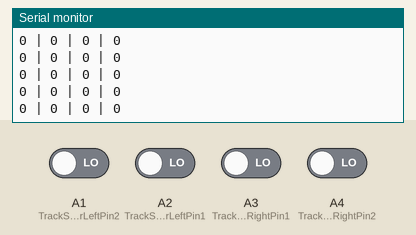
A sketch run on a simulated Arduino Uno, built with avr-gcc and run on an emulated ATmega328P. Shown: the last lines printed to the serial monitor. Inputs (shaded band) come from the test bench; at power-on: A1 (TrackSensorLeftPin2), A2 (TrackSensorLeftPin1), A3 (TrackSensorRightPin1), A4 (TrackSensorRightPin2) LOW.

Above: at 1.2 s.
1.3 s: A1 (TrackSensorLeftPin2) driven HIGH
At 1.9 s:
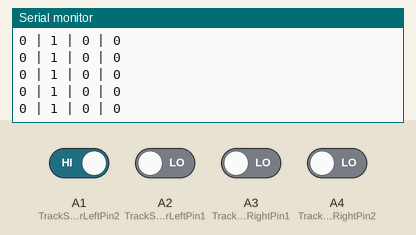
4.3 s: A2 (TrackSensorLeftPin1) driven HIGH
At 5.0 s:
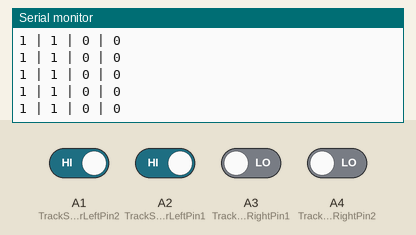
7.3 s: A3 (TrackSensorRightPin1) driven HIGH
At 8.0 s:
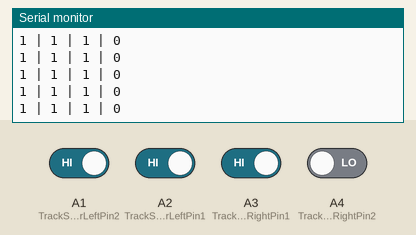
8.8 s: A4 (TrackSensorRightPin2) driven HIGH
At 9.7 s:
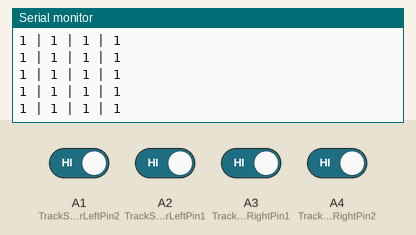
10.3 s: A1 (TrackSensorLeftPin2) driven LOW
At 10.9 s:
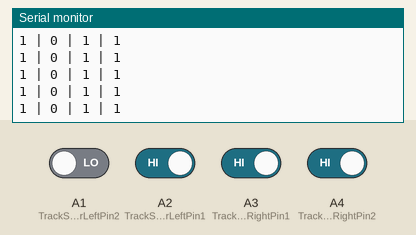
13.3 s: A2 (TrackSensorLeftPin1) driven LOW
At 13.9 s:
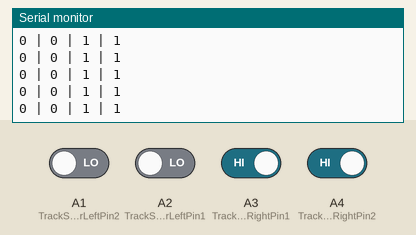

The sketch:

TankRobot_IRsensor_ex1.ino
```cpp
/*
  YAHBOOM G1 Tank Robot (ver. Arduino) : IR sensor example Code
  - File Name : TankRobot_IRsensor_ex1.ino
  - Update : 2024.09.03 (by yangjipsa)
*/

const int TrackSensorLeftPin1  =  A2;
const int TrackSensorLeftPin2  =  A1;
const int TrackSensorRightPin1 =  A3;
const int TrackSensorRightPin2 =  A4;

bool TrackSensorLeftValue1;
bool TrackSensorLeftValue2;
bool TrackSensorRightValue1;
bool TrackSensorRightValue2;

void setup()
{
  Serial.begin(9600);

  pinMode(TrackSensorLeftPin1, INPUT);
  pinMode(TrackSensorLeftPin2, INPUT);
  pinMode(TrackSensorRightPin1, INPUT);
  pinMode(TrackSensorRightPin2, INPUT);
}

void loop()
{
  TrackSensorLeftValue1  = digitalRead(TrackSensorLeftPin1);
  TrackSensorLeftValue2  = digitalRead(TrackSensorLeftPin2);
  TrackSensorRightValue1 = digitalRead(TrackSensorRightPin1);
  TrackSensorRightValue2 = digitalRead(TrackSensorRightPin2);

  Serial.print(TrackSensorLeftValue1); Serial.print(" | ");
  Serial.print(TrackSensorLeftValue2); Serial.print(" | ");
  Serial.print(TrackSensorRightValue1); Serial.print(" | ");
  Serial.println(TrackSensorRightValue2);
  delay(20);
}
```

Measured:
- after the input at 1.3 s, the serial monitor: prints a new line at once (image 1)
- after the input at 4.3 s, the serial monitor: prints a new line at once (image 2)
- after the input at 7.3 s, the serial monitor: prints a new line at once (image 3)
- after the input at 8.8 s, the serial monitor: prints a new line at once (image 4)
- after the input at 10.3 s, the serial monitor: prints a new line at once (image 5)
- after the input at 13.3 s, the serial monitor: prints a new line at once (image 6)
